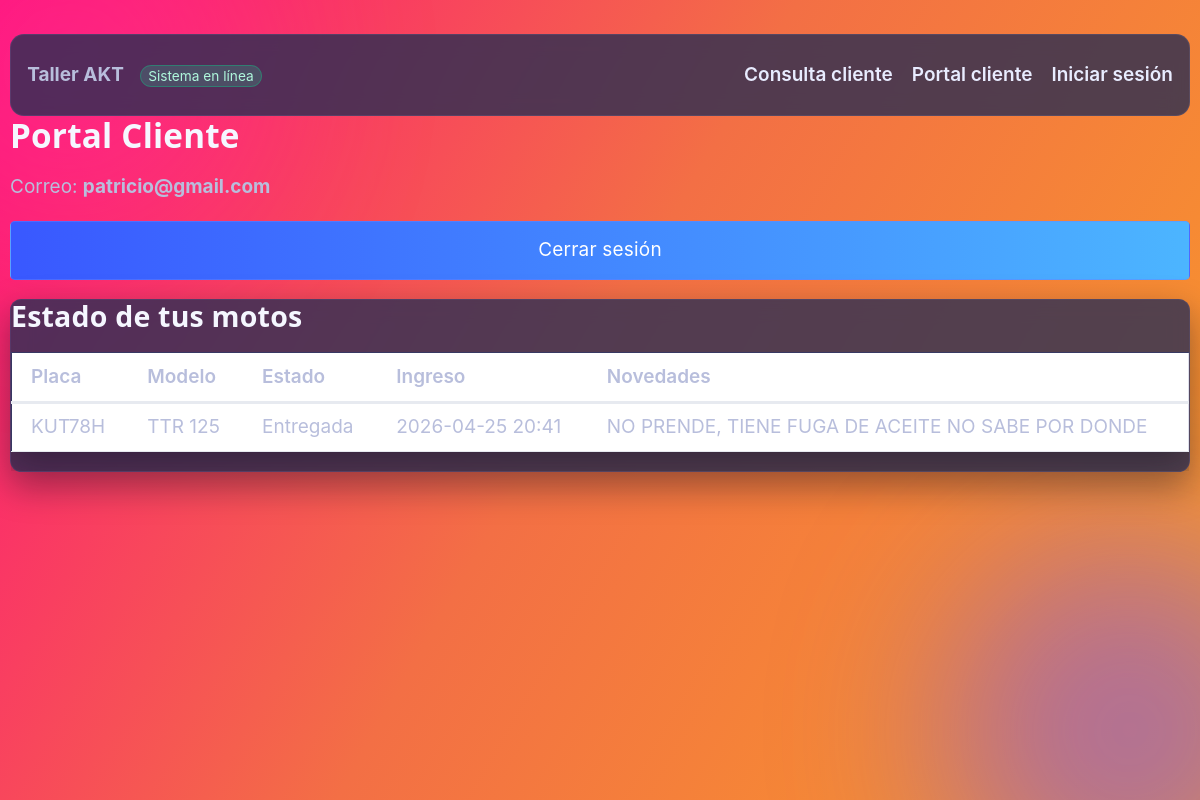
/cliente/portal/dashboard (signed in), run on the app's committed database.
### models.py (models this page shows, shortened)
class ClientePortalAcceso(db.Model):
    __tablename__ = "cliente_portal_acceso"
    id = db.Column(db.Integer, primary_key=True)
    moto_id = db.Column(db.Integer, db.ForeignKey("motos.id"), nullable=False, index=True)
    email = db.Column(db.String(120), nullable=False, index=True)
    password_hash = db.Column(db.String(255), nullable=False)
    activo = db.Column(db.Boolean, nullable=False, default=True)
    created_at = db.Column(db.DateTime, default=datetime.utcnow, nullable=False)
    moto = db.relationship("Moto", lazy=True)

class Moto(db.Model):
    __tablename__ = "motos"
    id = db.Column(db.Integer, primary_key=True)
    marca = db.Column(db.String(30), default="AKT", nullable=False)
    modelo = db.Column(db.String(80), nullable=False)
    placa = db.Column(db.String(20), nullable=False, unique=True, index=True)
    cliente_nombre = db.Column(db.String(120), nullable=False)
    cliente_telefono = db.Column(db.String(30), nullable=False)
    novedades = db.Column(db.Text, nullable=False)
    prioridad = db.Column(db.String(20), default=Prioridad.NORMAL.value, nullable=False)
    estado = db.Column(db.String(50), default=MotoEstado.INGRESADA.value, nullable=False, index=True)
    mecanico_asignado_id = db.Column(db.Integer, db.ForeignKey("users.id"), nullable=True, index=True)
    recepcionista_id = db.Column(db.Integer, db.ForeignKey("users.id"), nullable=False)
    fecha_ingreso = db.Column(db.DateTime, default=datetime.utcnow, nullable=False)
    fecha_asignacion = db.Column(db.DateTime, nullable=True)
    fecha_terminacion = db.Column(db.DateTime, nullable=True)
    fecha_entrega = db.Column(db.DateTime, nullable=True)
    notas_trabajo = db.Column(db.Text, nullable=True)
    fotos = db.Column(db.Text, nullable=True)

### routes/cliente.py (the view)
@cliente_bp.route("/portal/dashboard", methods=["GET"])
def portal_dashboard():
    email = session.get("cliente_email")
    if not email:
        return redirect(url_for("cliente.portal_login"))
    accesos = (
        ClientePortalAcceso.query.filter_by(email=email, activo=True)
        .order_by(ClientePortalAcceso.created_at.desc())
        .all()
    )
    motos = [a.moto for a in accesos if a.moto]
    return render_template("cliente/dashboard.html", email=email, motos=motos)

### templates/cliente/dashboard.html (shortened to what this page needs)
{% extends "base.html" %}
{% block content %}
<h2>Portal Cliente</h2>
<p>Correo: <strong>{{ email }}</strong></p>
<form method="post" action="{{ url_for('cliente.portal_logout') }}">
  <button type="submit" class="secondary">Cerrar sesión</button>
</form>
<section>
  <h3>Estado de tus motos</h3>
  <div class="table-wrap">
    <table>
      <thead><tr><th>Placa</th><th>Modelo</th><th>Estado</th><th>Ingreso</th><th>Novedades</th></tr></thead>
      <tbody>
        {% for m in motos %}
        <tr>
          <td>{{ m.placa }}</td>
          <td>{{ m.modelo }}</td>
          <td>{{ m.estado }}</td>
          <td>{{ m.fecha_ingreso.strftime("%Y-%m-%d %H:%M") }}</td>
          <td>{{ m.novedades }}</td>
        </tr>
        {% else %}
        <tr><td colspan="5">No hay motos asociadas a este correo.</td></tr>
        {% endfor %}
      </tbody>
    </table>
  </div>
</section>
{% endblock %}

### static/css/styles.css (style rules this page uses)
:root { --bg-dark: #242748; --bg-dark-2: #2b2e52; --panel: #2b2f54cc; --line: #5961a033; --accent-pink: #ff2d8f; --accent-orange: #ff8a2a; --accent-blue: #4b6bff; --text-main: #f5f7ff; --text-muted: #b8bedc; }
body { background: linear-gradient(120deg, #ff0f7b 0%, #f36f45 48%, #f89b29 100%); color: #f1f5f9; margin: 0; min-height: 100vh; font-family: "Inter", "Segoe UI", system-ui, -apple-system, sans-serif; }
article, table, details, section { background: var(--panel); border: 1px solid var(--line); backdrop-filter: blur(10px); box-shadow: 0 14px 35px rgba(11, 13, 30, 0.4); }
button { background: linear-gradient(90deg, var(--accent-pink), var(--accent-orange)); border-color: transparent; color: #fff; font-weight: 700; border-radius: 12px; letter-spacing: 0.2px; }
button.secondary { background: linear-gradient(90deg, #3958ff, #4cb5ff); color: #fff; border: 1px solid #6e83ff66; }
.table-wrap { width: 100%; overflow-x: auto; -webkit-overflow-scrolling: touch; }
table { width: 100%; min-width: 620px; }
details, section, article { border-radius: 0.6rem; }
h2, h3, h4 { color: var(--text-main); letter-spacing: 0.2px; }
p, li, td, th, label, small, summary { color: var(--text-muted); }

### data on the page
ClientePortalAcceso: email "patricio@gmail.com"
Moto: placa "KUT78H", modelo "TTR 125", estado "Entregada", fecha_ingreso "2026-04-25 20:41", novedades "NO PRENDE, TIENE FUGA DE ACEITE NO SABE POR DONDE"
